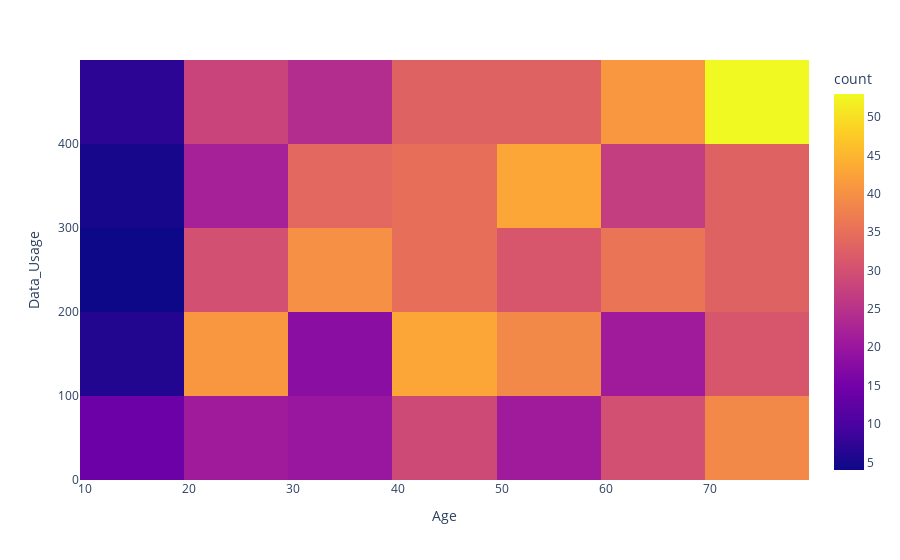

The notebook cell saved with this chart:
### Markdown cell above
###Churn cases have lesser data usage, lesser call duration. However, relative to No churn cases, difference is not significant

### Code cell
import plotly.express as px 

fig = px.density_heatmap(data, x='Age', y='Data_Usage')
fig.show()

### Figure 1 — Plotly figure (JSON) as saved in the notebook; plotly's stock layout.template omitted (floating-point values rounded to 4 significant figures; data arrays with more than 128 entries replaced by an {"elided": "..."} marker saying what was removed)
{"data": [{"coloraxis": "coloraxis", "hovertemplate": "Age=%{x}<br>Data_Usage=%{y}<br>count=%{z}<extra></extra>", "name": "", "type": "histogram2d", "x": {"elided": "1000 int values"}, "xaxis": "x", "xbingroup": "x", "y": {"elided": "1000 int values"}, "yaxis": "y", "ybingroup": "y"}], "layout": {"coloraxis": {"colorbar": {"title": {"text": "count"}}, "colorscale": [[0, "#0d0887"], [0.1111, "#46039f"], [0.2222, "#7201a8"], [0.3333, "#9c179e"], [0.4444, "#bd3786"], [0.5556, "#d8576b"], [0.6667, "#ed7953"], [0.7778, "#fb9f3a"], [0.8889, "#fdca26"], [1, "#f0f921"]]}, "legend": {"tracegroupgap": 0}, "margin": {"t": 60}, "xaxis": {"anchor": "y", "domain": [0, 1], "title": {"text": "Age"}}, "yaxis": {"anchor": "x", "domain": [0, 1], "title": {"text": "Data_Usage"}}}}
